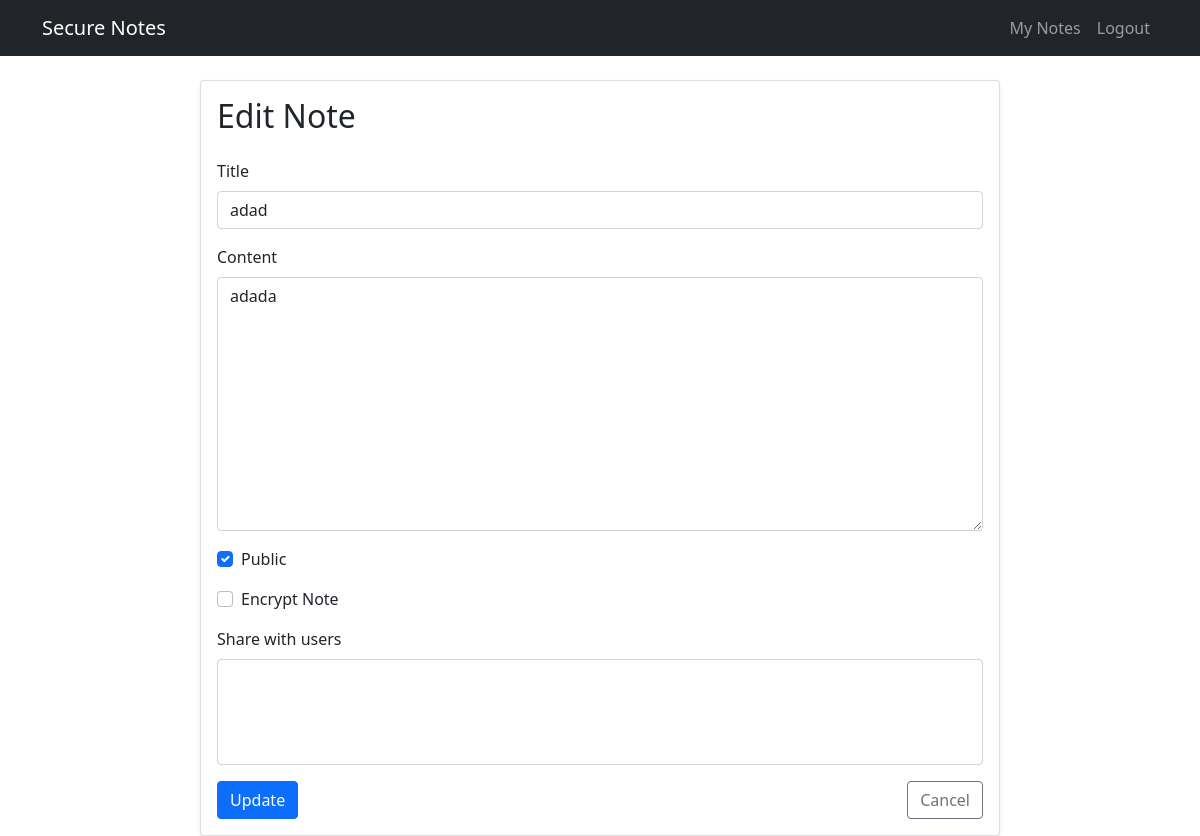
Page /notes/edit/3 (signed in) on the committed database.
### app/models.py (models this page shows, shortened)
class Note(db.Model):
    id = db.Column(db.Integer, primary_key=True)
    title = db.Column(db.String(255), nullable=False)
    content = db.Column(db.Text)  # Plain text content - used if not encrypted
    content_encrypted = db.Column(db.Text)
    salt = db.Column(db.Text)
    created_at = db.Column(db.DateTime, default=datetime.utcnow)
    updated_at = db.Column(db.DateTime, default=datetime.utcnow, onupdate=datetime.utcnow)
    user_id = db.Column(db.Integer, db.ForeignKey('user.id'), nullable=False)
    user = db.relationship('User', backref=db.backref('user_notes', lazy=True))  # Zmieniono backref na 'user_notes'
    public = db.Column(db.Boolean, default=False)
    shared_with = db.relationship('User', secondary=note_sharing, backref=db.backref('shared_notes', lazy='dynamic'))
    encrypted = db.Column(db.Boolean, default=False)  #

### app/routes/notes.py (the view, shortened to what this page needs)
@notes_bp.route('/notes/edit/<int:id>', methods=['GET', 'POST'])
@login_required
def edit_note(id):
    note = Note.query.get_or_404(id)
    if note.user_id != current_user.id:
        flash('You do not have permission to edit this note', 'danger')
        return redirect(url_for('notes.list_notes'))
    form = NoteForm(obj=note)
    form.shared_with.choices = [(user.id, user.username) for user in User.query.filter(User.id != current_user.id).all()]
    form.shared_with.data = [user.id for user in note.shared_with]
    if request.method == 'GET':
        if note.encrypted:
            form.content.data = "[Note is encrypted. Please view it to decrypt before editing.]" # Indicate encrypted status
            form.encrypted.data = True # Keep checkbox checked on edit
        else:
            form.content.data = note.content # Populate form with decrypted content if not encrypted
            form.encrypted.data = False
    return render_template('note_edit.html',
                           form=form,
                           note=note,
                           action=url_for('notes.edit_note', id=note.id))

### app/forms.py
class NoteForm(FlaskForm):
    title = StringField('Title', validators=[DataRequired()])
    content = TextAreaField('Content')
    public = BooleanField('Public')
    shared_with = SelectMultipleField('Share with users', coerce=int)
    encrypted = BooleanField('Encrypt Note')
    password = PasswordField('Password (for encryption/decryption)', validators=[Optional()]) # Password is optional for form validation but required when encrypting

### app/templates/note_edit.html (shortened to what this page needs)
{% extends "base.html" %}
{% block content %}
<div class="card shadow-sm mx-auto" style="max-width: 800px;">
    <div class="card-body">
        <h2 class="card-title mb-4">{% if note %}Edit Note{% else %}Create New Note{% endif %}</h2>
        <form method="POST">
            <div class="mb-3">
                {{ form.title.label(class="form-label") }}
                {{ form.title(class="form-control" + (" is-invalid" if form.title.errors else "")) }}
            </div>
            <div class="mb-3">
                {{ form.content.label(class="form-label") }}
                {{ form.content(class="form-control", rows=10) }}
            </div>
            <div class="mb-3 form-check">
                {{ form.public(class="form-check-input") }}
                {{ form.public.label(class="form-check-label") }}
            </div>
            <div class="mb-3 form-check">
                {{ form.encrypted(class="form-check-input", id="encrypt-checkbox") }}
                {{ form.encrypted.label(class="form-check-label", for="encrypt-checkbox") }}
            </div>
            <div class="mb-3">
                {{ form.shared_with.label(class="form-label") }}
                {{ form.shared_with(class="form-select", multiple=True) }}
            </div>
            <div class="d-flex justify-content-between">
                <button type="submit" class="btn btn-primary">
                    {% if note %}Update{% else %}Create{% endif %}
                </button>
                <a href="{{ url_for('notes.list_notes') }}" class="btn btn-outline-secondary">
                    Cancel
                </a>
            </div>
        </form>
    </div>
</div>
{% endblock %}

### app/static/style.css (style rules this page uses)
.card { border: none; border-radius: 12px; }
.shadow-sm { box-shadow: 0 .125rem .25rem rgba(0,0,0,.075)!important; }

### rows in the picture
Note: title "adad", content "adada", public "☑"
